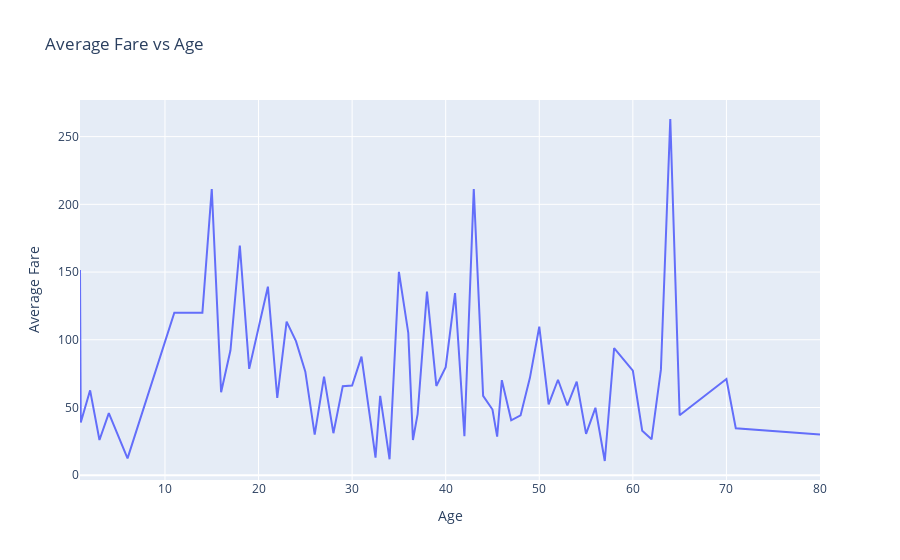

The cell this chart's notebook holds for it:
### Code cell
average_ages = df.groupby('Age').mean()
fig = px.line(average_ages, 
              x = average_ages.index,
              y = 'Fare',
              title ='Average Fare vs Age',
              labels = {'x':'Age', 'Fare':'Average Fare'})
fig.show()

### Figure 1 — Plotly figure (JSON) as saved in the notebook; plotly's stock layout.template omitted (floating-point values rounded to 4 significant figures)
{"data": [{"hoverlabel": {"namelength": 0}, "hovertemplate": "Age=%{x}<br>Average Fare=%{y}", "legendgroup": "", "line": {"color": "#636efa", "dash": "solid"}, "mode": "lines", "name": "", "showlegend": false, "type": "scatter", "x": [0.92, 1, 2, 3, 4, 6, 11, 14, 15, 16, 17, 18, 19, 21, 22, 23, 24, 25, 26, 27, 28, 29, 30, 31, 32, 32.5, 33, 34, 35, 36, 36.5, 37, 38, 39, 40, 41, 42, 43, 44, 45, 45.5, 46, 47, 48, 49, 50, 51, 52, 53, 54, 55, 56, 57, 58, 60, 61, 62, 63, 64, 65, 70, 71, 80], "xaxis": "x", "y": [151.6, 39, 62.67, 26, 45.85, 12.47, 120, 120, 211.3, 61.29, 92.26, 169.6, 78.52, 139.2, 57.03, 113.4, 98.96, 76.43, 30, 72.86, 31.02, 65.78, 66.17, 87.53, 38.28, 13, 58.65, 11.75, 150.1, 105.1, 26, 45.12, 135.6, 65.92, 79.74, 134.5, 28.83, 211.3, 58.57, 48.51, 28.5, 70.19, 40.53, 44.16, 71.92, 109.6, 52.25, 70.48, 51.48, 69.14, 30.5, 49.78, 10.5, 93.9, 77.22, 32.91, 26.55, 77.96, 263, 44.26, 71, 34.65, 30], "yaxis": "y"}], "layout": {"legend": {"tracegroupgap": 0}, "title": {"text": "Average Fare vs Age"}, "xaxis": {"anchor": "y", "domain": [0, 1], "title": {"text": "Age"}}, "yaxis": {"anchor": "x", "domain": [0, 1], "title": {"text": "Average Fare"}}}}
